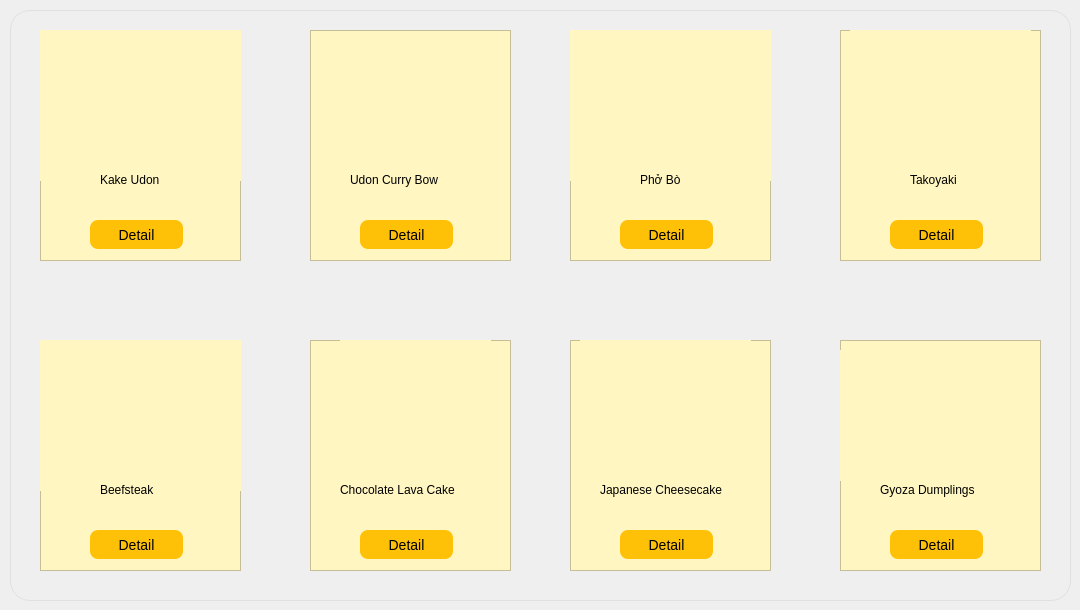
   <widget class="QWidget" name="home">
    <widget class="QPushButton" name="pushButton_3">
     <property name="geometry">
      <rect>
       <x>10</x>
       <y>10</y>
       <width>1061</width>
       <height>591</height>
      </rect>
     </property>
     <property name="styleSheet">
      <string notr="true">    background: qlineargradient(
        x1: 0, y1: 0,
        x2: 0, y2: 1,
        stop: 0 #ffffff,         /* top: white */
        stop: 1 #f5f5f5          /* bottom: very light grey */
    );
    border-radius: 20px;
    border: 1px solid #e0e0e0;  /* optional subtle border */
</string>
     </property>
     <property name="text">
      <string/>
     </property>
    </widget>
    <widget class="QFrame" name="frame_2">
     <property name="geometry">
      <rect>
       <x>40</x>
       <y>30</y>
       <width>201</width>
       <height>231</height>
      </rect>
     </property>
     <property name="styleSheet">
      <string notr="true">    background: rgb(255, 246, 194)
</string>
     </property>
     <property name="frameShape">
      <enum>QFrame::Shape::StyledPanel</enum>
     </property>
     <property name="frameShadow">
      <enum>QFrame::Shadow::Raised</enum>
     </property>
     <widget class="QLabel" name="label_6">
      <property name="geometry">
       <rect>
        <x>-20</x>
        <y>0</y>
        <width>231</width>
        <height>151</height>
       </rect>
      </property>
      <property name="styleSheet">
       <string notr="true"/>
      </property>
      <property name="text">
       <string/>
      </property>
      <property name="pixmap">
       <pixmap>../../../../../Downloads/kake_udone-removebg-preview.png</pixmap>
      </property>
      <property name="scaledContents">
       <bool>true</bool>
      </property>
     </widget>
     <widget class="QLabel" name="label_7">
      <property name="geometry">
       <rect>
        <x>60</x>
        <y>140</y>
        <width>91</width>
        <height>20</height>
       </rect>
      </property>
      <property name="styleSheet">
       <string notr="true">font: 700 9pt &quot;Segoe UI&quot;;
background-color: none</string>
      </property>
      <property name="text">
       <string>Kake Udon</string>
      </property>
     </widget>
     <widget class="QPushButton" name="pushButton_5">
      <property name="geometry">
       <rect>
        <x>50</x>
        <y>190</y>
        <width>93</width>
        <height>29</height>
       </rect>
      </property>
      <property name="styleSheet">
       <string notr="true">background-color: #FFC107;  /* Bright yellow */
    color: #000000;             /* Black text */
    font-size: 14px;
    border: none;
    border-radius: 8px;         /* Rounded corners */
    padding: 5px 0;</string>
      </property>
      <property name="text">
       <string>Detail</string>
      </property>
     </widget>
     <widget class="QPushButton" name="pushButton_4">
      <property name="geometry">
       <rect>
        <x>50</x>
        <y>160</y>
        <width>93</width>
        <height>29</height>
       </rect>
      </property>
      <property name="styleSheet">
       <string notr="true">background: none;
border: none;</string>
      </property>
      <property name="text">
       <string/>
      </property>
      <property name="icon">
       <iconset>
        <normaloff>../../../../../Downloads/star-solid.svg</normaloff>../../../../../Downloads/star-solid.svg</iconset>
      </property>
     </widget>
     <widget class="QPushButton" name="pushButton_6">
      <property name="geometry">
       <rect>
        <x>70</x>
        <y>160</y>
        <width>93</width>
        <height>29</height>
       </rect>
      </property>
      <property name="styleSheet">
       <string notr="true">background: none;
border: none;</string>
      </property>
      <property name="text">
       <string/>
      </property>
      <property name="icon">
       <iconset>
        <normaloff>../../../../../Downloads/star-solid.svg</normaloff>../../../../../Downloads/star-solid.svg</iconset>
      </property>
     </widget>
     <widget class="QPushButton" name="pushButton_7">
      <property name="geometry">
       <rect>
        <x>30</x>
        <y>160</y>
        <width>93</width>
        <height>29</height>
       </rect>
      </property>
      <property name="styleSheet">
       <string notr="true">background: none;
border: none;</string>
      </property>
      <property name="text">
       <string/>
      </property>
      <property name="icon">
       <iconset>
        <normaloff>../../../../../Downloads/star-solid.svg</normaloff>../../../../../Downloads/star-solid.svg</iconset>
      </property>
     </widget>
    </widget>
    <widget class="QFrame" name="frame_3">
     <property name="geometry">
      <rect>
       <x>310</x>
       <y>30</y>
       <width>201</width>
       <height>231</height>
      </rect>
     </property>
     <property name="styleSheet">
      <string notr="true">    background: rgb(255, 246, 194)
</string>
     </property>
     <property name="frameShape">
      <enum>QFrame::Shape::StyledPanel</enum>
     </property>
     <property name="frameShadow">
      <enum>QFrame::Shadow::Raised</enum>
     </property>
     <widget class="QLabel" name="label_9">
      <property name="geometry">
       <rect>
        <x>40</x>
        <y>140</y>
        <width>121</width>
        <height>20</height>
       </rect>
      </property>
      <property name="styleSheet">
       <string notr="true">font: 700 9pt &quot;Segoe UI&quot;;
background-color: none</string>
      </property>
      <property name="text">
       <string>Udon Curry Bow</string>
      </property>
     </widget>
     <widget class="QPushButton" name="pushButton_8">
      <property name="geometry">
       <rect>
        <x>50</x>
        <y>190</y>
        <width>93</width>
        <height>29</height>
       </rect>
      </property>
      <property name="styleSheet">
       <string notr="true">background-color: #FFC107;  /* Bright yellow */
    color: #000000;             /* Black text */
    font-size: 14px;
    border: none;
    border-radius: 8px;         /* Rounded corners */
    padding: 5px 0;</string>
      </property>
      <property name="text">
       <string>Detail</string>
      </property>
     </widget>
     <widget class="QPushButton" name="pushButton_9">
      <property name="geometry">
       <rect>
        <x>50</x>
        <y>160</y>
        <width>93</width>
        <height>29</height>
       </rect>
      </property>
      <property name="styleSheet">
       <string notr="true">background: none;
border: none;</string>
      </property>
      <property name="text">
       <string/>
      </property>
      <property name="icon">
       <iconset>
        <normaloff>../../../../../Downloads/star-solid.svg</normaloff>../../../../../Downloads/star-solid.svg</iconset>
      </property>
     </widget>
     <widget class="QPushButton" name="pushButton_10">
      <property name="geometry">
       <rect>
        <x>70</x>
        <y>160</y>
        <width>93</width>
        <height>29</height>
       </rect>
      </property>
      <property name="styleSheet">
       <string notr="true">background: none;
border: none;</string>
      </property>
      <property name="text">
       <string/>
      </property>
      <property name="icon">
       <iconset>
        <normaloff>../../../../../Downloads/star-solid.svg</normaloff>../../../../../Downloads/star-solid.svg</iconset>
      </property>
     </widget>
     <widget class="QPushButton" name="pushButton_11">
      <property name="geometry">
       <rect>
        <x>30</x>
        <y>160</y>
        <width>93</width>
        <height>29</height>
       </rect>
      </property>
      <property name="styleSheet">
       <string notr="true">background: none;
border: none;</string>
      </property>
      <property name="text">
       <string/>
      </property>
      <property name="icon">
       <iconset>
        <normaloff>../../../../../Downloads/star-solid.svg</normaloff>../../../../../Downloads/star-solid.svg</iconset>
      </property>
     </widget>
     <widget class="QLabel" name="label_8">
      <property name="enabled">
       <bool>true</bool>
      </property>
      <property name="geometry">
       <rect>
        <x>30</x>
        <y>-20</y>
        <width>141</width>
        <height>191</height>
       </rect>
      </property>
      <property name="styleSheet">
       <string notr="true">background-color: none</string>
      </property>
      <property name="text">
       <string/>
      </property>
      <property name="pixmap">
       <pixmap>../../../../../Downloads/Curry-Udon-2-IV-removebg-preview.png</pixmap>
      </property>
      <property name="scaledContents">
       <bool>true</bool>
      </property>
     </widget>
    </widget>
    <widget class="QFrame" name="frame_4">
     <property name="geometry">
      <rect>
       <x>570</x>
       <y>30</y>
       <width>201</width>
       <height>231</height>
      </rect>
     </property>
     <property name="styleSheet">
      <string notr="true">    background: rgb(255, 246, 194)
</string>
     </property>
     <property name="frameShape">
      <enum>QFrame::Shape::StyledPanel</enum>
     </property>
     <property name="frameShadow">
      <enum>QFrame::Shadow::Raised</enum>
     </property>
     <widget class="QLabel" name="label_10">
      <property name="geometry">
       <rect>
        <x>-20</x>
        <y>-10</y>
        <width>241</width>
        <height>161</height>
       </rect>
      </property>
      <property name="styleSheet">
       <string notr="true"/>
      </property>
      <property name="text">
       <string/>
      </property>
      <property name="pixmap">
       <pixmap>../../../../../Downloads/istockphoto-1028123408-612x612-removebg-preview.png</pixmap>
      </property>
      <property name="scaledContents">
       <bool>true</bool>
      </property>
     </widget>
     <widget class="QLabel" name="label_11">
      <property name="geometry">
       <rect>
        <x>70</x>
        <y>140</y>
        <width>91</width>
        <height>20</height>
       </rect>
      </property>
      <property name="styleSheet">
       <string notr="true">font: 700 9pt &quot;Segoe UI&quot;;
background-color: none</string>
      </property>
      <property name="text">
       <string>Phở Bò</string>
      </property>
     </widget>
     <widget class="QPushButton" name="btn_detail">
      <property name="geometry">
       <rect>
        <x>50</x>
        <y>190</y>
        <width>93</width>
        <height>29</height>
       </rect>
      </property>
      <property name="styleSheet">
       <string notr="true">background-color: #FFC107;  /* Bright yellow */
    color: #000000;             /* Black text */
    font-size: 14px;
    border: none;
    border-radius: 8px;         /* Rounded corners */
    padding: 5px 0;</string>
      </property>
      <property name="text">
       <string>Detail</string>
      </property>
     </widget>
     <widget class="QPushButton" name="pushButton_13">
      <property name="geometry">
       <rect>
        <x>50</x>
        <y>160</y>
        <width>93</width>
        <height>29</height>
       </rect>
      </property>
      <property name="styleSheet">
       <string notr="true">background: none;
border: none;</string>
      </property>
      <property name="text">
       <string/>
      </property>
      <property name="icon">
       <iconset>
        <normaloff>../../../../../Downloads/star-solid.svg</normaloff>../../../../../Downloads/star-solid.svg</iconset>
      </property>
     </widget>
     <widget class="QPushButton" name="pushButton_14">
      <property name="geometry">
       <rect>
        <x>70</x>
        <y>160</y>
        <width>93</width>
        <height>29</height>
       </rect>
      </property>
      <property name="styleSheet">
       <string notr="true">background: none;
border: none;</string>
      </property>
      <property name="text">
       <string/>
      </property>
      <property name="icon">
       <iconset>
        <normaloff>../../../../../Downloads/star-solid.svg</normaloff>../../../../../Downloads/star-solid.svg</iconset>
      </property>
     </widget>
     <widget class="QPushButton" name="pushButton_15">
      <property name="geometry">
       <rect>
        <x>30</x>
        <y>160</y>
        <width>93</width>
        <height>29</height>
       </rect>
      </property>
      <property name="styleSheet">
       <string notr="true">background: none;
border: none;</string>
      </property>
      <property name="text">
       <string/>
      </property>
      <property name="icon">
       <iconset>
        <normaloff>../../../../../Downloads/star-solid.svg</normaloff>../../../../../Downloads/star-solid.svg</iconset>
      </property>
     </widget>
    </widget>
    <widget class="QFrame" name="frame_5">
     <property name="geometry">
      <rect>
       <x>840</x>
       <y>30</y>
       <width>201</width>
       <height>231</height>
      </rect>
     </property>
     <property name="styleSheet">
      <string notr="true">    background: rgb(255, 246, 194)
</string>
     </property>
     <property name="frameShape">
      <enum>QFrame::Shape::StyledPanel</enum>
     </property>
     <property name="frameShadow">
      <enum>QFrame::Shadow::Raised</enum>
     </property>
     <widget class="QLabel" name="label_12">
      <property name="geometry">
       <rect>
        <x>10</x>
        <y>-10</y>
        <width>181</width>
        <height>161</height>
       </rect>
      </property>
      <property name="styleSheet">
       <string notr="true"/>
      </property>
      <property name="text">
       <string/>
      </property>
      <property name="pixmap">
       <pixmap>../../../../../Downloads/rotated_takoyaki_horizontal-removebg-preview.png</pixmap>
      </property>
      <property name="scaledContents">
       <bool>true</bool>
      </property>
     </widget>
     <widget class="QLabel" name="label_13">
      <property name="geometry">
       <rect>
        <x>70</x>
        <y>140</y>
        <width>91</width>
        <height>20</height>
       </rect>
      </property>
      <property name="styleSheet">
       <string notr="true">font: 700 9pt &quot;Segoe UI&quot;;
background-color: none</string>
      </property>
      <property name="text">
       <string>Takoyaki</string>
      </property>
     </widget>
     <widget class="QPushButton" name="pushButton_16">
      <property name="geometry">
       <rect>
        <x>50</x>
        <y>190</y>
        <width>93</width>
        <height>29</height>
       </rect>
      </property>
      <property name="styleSheet">
       <string notr="true">background-color: #FFC107;  /* Bright yellow */
    color: #000000;             /* Black text */
    font-size: 14px;
    border: none;
    border-radius: 8px;         /* Rounded corners */
    padding: 5px 0;</string>
      </property>
      <property name="text">
       <string>Detail</string>
      </property>
     </widget>
     <widget class="QPushButton" name="pushButton_17">
      <property name="geometry">
       <rect>
        <x>40</x>
        <y>160</y>
        <width>93</width>
        <height>29</height>
       </rect>
      </property>
      <property name="styleSheet">
       <string notr="true">background: none;
border: none;</string>
      </property>
      <property name="text">
       <string/>
      </property>
      <property name="icon">
       <iconset>
        <normaloff>../../../../../Downloads/star-solid.svg</normaloff>../../../../../Downloads/star-solid.svg</iconset>
      </property>
     </widget>
     <widget class="QPushButton" name="pushButton_18">
      <property name="geometry">
       <rect>
        <x>60</x>
        <y>160</y>
        <width>93</width>
        <height>29</height>
       </rect>
      </property>
      <property name="styleSheet">
       <string notr="true">background: none;
border: none;</string>
      </property>
      <property name="text">
       <string/>
      </property>
      <property name="icon">
       <iconset>
        <normaloff>../../../../../Downloads/star-solid.svg</normaloff>../../../../../Downloads/star-solid.svg</iconset>
      </property>
     </widget>
    </widget>
    <widget class="QFrame" name="frame_6">
     <property name="geometry">
      <rect>
       <x>40</x>
       <y>340</y>
       <width>201</width>
       <height>231</height>
      </rect>
     </property>
     <property name="styleSheet">
      <string notr="true">    background: rgb(255, 246, 194)
</string>
     </property>
     <property name="frameShape">
      <enum>QFrame::Shape::StyledPanel</enum>
     </property>
     <property name="frameShadow">
      <enum>QFrame::Shadow::Raised</enum>
     </property>
     <widget class="QLabel" name="label_14">
      <property name="geometry">
       <rect>
        <x>0</x>
        <y>0</y>
        <width>201</width>
        <height>151</height>
       </rect>
      </property>
      <property name="styleSheet">
       <string notr="true"/>
      </property>
      <property name="text">
       <string/>
      </property>
      <property name="pixmap">
       <pixmap>../../../../../Downloads/images-removebg-preview (1).png</pixmap>
      </property>
      <property name="scaledContents">
       <bool>true</bool>
      </property>
     </widget>
     <widget class="QLabel" name="label_15">
      <property name="geometry">
       <rect>
        <x>60</x>
        <y>140</y>
        <width>91</width>
        <height>20</height>
       </rect>
      </property>
      <property name="styleSheet">
       <string notr="true">font: 700 9pt &quot;Segoe UI&quot;;
background-color: none</string>
      </property>
      <property name="text">
       <string>Beefsteak</string>
      </property>
     </widget>
     <widget class="QPushButton" name="pushButton_20">
      <property name="geometry">
       <rect>
        <x>50</x>
        <y>190</y>
        <width>93</width>
        <height>29</height>
       </rect>
      </property>
      <property name="styleSheet">
       <string notr="true">background-color: #FFC107;  /* Bright yellow */
    color: #000000;             /* Black text */
    font-size: 14px;
    border: none;
    border-radius: 8px;         /* Rounded corners */
    padding: 5px 0;</string>
      </property>
      <property name="text">
       <string>Detail</string>
      </property>
     </widget>
     <widget class="QPushButton" name="pushButton_21">
      <property name="geometry">
       <rect>
        <x>70</x>
        <y>160</y>
        <width>93</width>
        <height>29</height>
       </rect>
      </property>
      <property name="styleSheet">
       <string notr="true">background: none;
border: none;</string>
      </property>
      <property name="text">
       <string/>
      </property>
      <property name="icon">
       <iconset>
        <normaloff>../../../../../Downloads/star-solid.svg</normaloff>../../../../../Downloads/star-solid.svg</iconset>
      </property>
     </widget>
     <widget class="QPushButton" name="pushButton_23">
      <property name="geometry">
       <rect>
        <x>30</x>
        <y>160</y>
        <width>93</width>
        <height>29</height>
       </rect>
      </property>
      <property name="styleSheet">
       <string notr="true">background: none;
border: none;</string>
      </property>
      <property name="text">
       <string/>
      </property>
      <property name="icon">
       <iconset>
        <normaloff>../../../../../Downloads/star-solid.svg</normaloff>../../../../../Downloads/star-solid.svg</iconset>
      </property>
     </widget>
     <widget class="QPushButton" name="pushButton_24">
      <property name="geometry">
       <rect>
        <x>50</x>
        <y>160</y>
        <width>93</width>
        <height>29</height>
       </rect>
      </property>
      <property name="styleSheet">
       <string notr="true">background: none;
border: none;</string>
      </property>
      <property name="text">
       <string/>
      </property>
      <property name="icon">
       <iconset>
        <normaloff>../../../../../Downloads/star-solid.svg</normaloff>../../../../../Downloads/star-solid.svg</iconset>
      </property>
     </widget>
    </widget>
    <widget class="QFrame" name="frame_7">
     <property name="geometry">
      <rect>
       <x>310</x>
       <y>340</y>
       <width>201</width>
       <height>231</height>
      </rect>
     </property>
     <property name="styleSheet">
      <string notr="true">    background: rgb(255, 246, 194)
</string>
     </property>
     <property name="frameShape">
      <enum>QFrame::Shape::StyledPanel</enum>
     </property>
     <property name="frameShadow">
      <enum>QFrame::Shadow::Raised</enum>
     </property>
     <widget class="QLabel" name="label_17">
      <property name="geometry">
       <rect>
        <x>30</x>
        <y>140</y>
        <width>151</width>
        <height>20</height>
       </rect>
      </property>
      <property name="styleSheet">
       <string notr="true">font: 700 9pt &quot;Segoe UI&quot;;
background-color: none</string>
      </property>
      <property name="text">
       <string>Chocolate Lava Cake</string>
      </property>
     </widget>
     <widget class="QPushButton" name="pushButton_19">
      <property name="geometry">
       <rect>
        <x>50</x>
        <y>190</y>
        <width>93</width>
        <height>29</height>
       </rect>
      </property>
      <property name="styleSheet">
       <string notr="true">background-color: #FFC107;  /* Bright yellow */
    color: #000000;             /* Black text */
    font-size: 14px;
    border: none;
    border-radius: 8px;         /* Rounded corners */
    padding: 5px 0;</string>
      </property>
      <property name="text">
       <string>Detail</string>
      </property>
     </widget>
     <widget class="QPushButton" name="pushButton_22">
      <property name="geometry">
       <rect>
        <x>40</x>
        <y>160</y>
        <width>93</width>
        <height>29</height>
       </rect>
      </property>
      <property name="styleSheet">
       <string notr="true">background: none;
border: none;</string>
      </property>
      <property name="text">
       <string/>
      </property>
      <property name="icon">
       <iconset>
        <normaloff>../../../../../Downloads/star-solid.svg</normaloff>../../../../../Downloads/star-solid.svg</iconset>
      </property>
     </widget>
     <widget class="QPushButton" name="pushButton_25">
      <property name="geometry">
       <rect>
        <x>60</x>
        <y>160</y>
        <width>93</width>
        <height>29</height>
       </rect>
      </property>
      <property name="styleSheet">
       <string notr="true">background: none;
border: none;</string>
      </property>
      <property name="text">
       <string/>
      </property>
      <property name="icon">
       <iconset>
        <normaloff>../../../../../Downloads/star-solid.svg</normaloff>../../../../../Downloads/star-solid.svg</iconset>
      </property>
     </widget>
     <widget class="QLabel" name="label_16">
      <property name="geometry">
       <rect>
        <x>30</x>
        <y>0</y>
        <width>151</width>
        <height>131</height>
       </rect>
      </property>
      <property name="text">
       <string/>
      </property>
      <property name="pixmap">
       <pixmap>../../../../../Downloads/Chocolate-Molten-Lava-Cakes-27-1024x1024-removebg-preview.png</pixmap>
      </property>
      <property name="scaledContents">
       <bool>true</bool>
      </property>
     </widget>
    </widget>
    <widget class="QPushButton" name="pushButton_26">
     <property name="geometry">
      <rect>
       <x>960</x>
       <y>290</y>
       <width>93</width>
       <height>29</height>
      </rect>
     </property>
     <property name="styleSheet">
      <string notr="true">background: none;
border: none;</string>
     </property>
     <property name="text">
      <string/>
     </property>
     <property name="icon">
      <iconset>
       <normaloff>../img/arrow-right-solid.svg</normaloff>../img/arrow-right-solid.svg</iconset>
     </property>
     <property name="iconSize">
      <size>
       <width>30</width>
       <height>30</height>
      </size>
     </property>
    </widget>
    <widget class="QFrame" name="frame_8">
     <property name="geometry">
      <rect>
       <x>570</x>
       <y>340</y>
       <width>201</width>
       <height>231</height>
      </rect>
     </property>
     <property name="styleSheet">
      <string notr="true">    background: rgb(255, 246, 194)
</string>
     </property>
     <property name="frameShape">
      <enum>QFrame::Shape::StyledPanel</enum>
     </property>
     <property name="frameShadow">
      <enum>QFrame::Shadow::Raised</enum>
     </property>
     <widget class="QLabel" name="label_18">
      <property name="geometry">
       <rect>
        <x>30</x>
        <y>140</y>
        <width>151</width>
        <height>20</height>
       </rect>
      </property>
      <property name="styleSheet">
       <string notr="true">font: 700 9pt &quot;Segoe UI&quot;;
background-color: none</string>
      </property>
      <property name="text">
       <string>Japanese Cheesecake</string>
      </property>
     </widget>
     <widget class="QPushButton" name="pushButton_27">
      <property name="geometry">
       <rect>
        <x>50</x>
        <y>190</y>
        <width>93</width>
        <height>29</height>
       </rect>
      </property>
      <property name="styleSheet">
       <string notr="true">background-color: #FFC107;  /* Bright yellow */
    color: #000000;             /* Black text */
    font-size: 14px;
    border: none;
    border-radius: 8px;         /* Rounded corners */
    padding: 5px 0;</string>
      </property>
      <property name="text">
       <string>Detail</string>
      </property>
     </widget>
     <widget class="QPushButton" name="pushButton_28">
      <property name="geometry">
       <rect>
        <x>40</x>
        <y>160</y>
        <width>93</width>
        <height>29</height>
       </rect>
      </property>
      <property name="styleSheet">
       <string notr="true">background: none;
border: none;</string>
      </property>
      <property name="text">
       <string/>
      </property>
      <property name="icon">
       <iconset>
        <normaloff>../../../../../Downloads/star-solid.svg</normaloff>../../../../../Downloads/star-solid.svg</iconset>
      </property>
     </widget>
     <widget class="QPushButton" name="pushButton_29">
      <property name="geometry">
       <rect>
        <x>60</x>
        <y>160</y>
        <width>93</width>
        <height>29</height>
       </rect>
      </property>
      <property name="styleSheet">
       <string notr="true">background: none;
border: none;</string>
      </property>
      <property name="text">
       <string/>
      </property>
      <property name="icon">
       <iconset>
        <normaloff>../../../../../Downloads/star-solid.svg</normaloff>../../../../../Downloads/star-solid.svg</iconset>
      </property>
     </widget>
     <widget class="QLabel" name="label_19">
      <property name="geometry">
       <rect>
        <x>10</x>
        <y>0</y>
        <width>171</width>
        <height>141</height>
       </rect>
      </property>
      <property name="text">
       <string/>
      </property>
      <property name="pixmap">
       <pixmap>../../../../../Downloads/cheesecakeeeyy-removebg-preview.png</pixmap>
      </property>
      <property name="scaledContents">
       <bool>true</bool>
      </property>
     </widget>
    </widget>
    <widget class="QFrame" name="frame_9">
     <property name="geometry">
      <rect>
       <x>840</x>
       <y>340</y>
       <width>201</width>
       <height>231</height>
      </rect>
     </property>
     <property name="styleSheet">
      <string notr="true">    background: rgb(255, 246, 194)
</string>
     </property>
     <property name="frameShape">
      <enum>QFrame::Shape::StyledPanel</enum>
     </property>
     <property name="frameShadow">
      <enum>QFrame::Shadow::Raised</enum>
     </property>
     <widget class="QLabel" name="label_20">
      <property name="geometry">
       <rect>
        <x>0</x>
        <y>10</y>
        <width>191</width>
        <height>131</height>
       </rect>
      </property>
      <property name="styleSheet">
       <string notr="true"/>
      </property>
      <property name="text">
       <string/>
      </property>
      <property name="pixmap">
       <pixmap>../../../../../Downloads/gyoza_dumlings.-removebg-preview.png</pixmap>
      </property>
      <property name="scaledContents">
       <bool>true</bool>
      </property>
     </widget>
     <widget class="QLabel" name="label_21">
      <property name="geometry">
       <rect>
        <x>40</x>
        <y>140</y>
        <width>131</width>
        <height>20</height>
       </rect>
      </property>
      <property name="styleSheet">
       <string notr="true">font: 700 9pt &quot;Segoe UI&quot;;
background-color: none</string>
      </property>
      <property name="text">
       <string>Gyoza Dumplings</string>
      </property>
     </widget>
     <widget class="QPushButton" name="pushButton_30">
      <property name="geometry">
       <rect>
        <x>50</x>
        <y>190</y>
        <width>93</width>
        <height>29</height>
       </rect>
      </property>
      <property name="styleSheet">
       <string notr="true">background-color: #FFC107;  /* Bright yellow */
    color: #000000;             /* Black text */
    font-size: 14px;
    border: none;
    border-radius: 8px;         /* Rounded corners */
    padding: 5px 0;</string>
      </property>
      <property name="text">
       <string>Detail</string>
      </property>
     </widget>
     <widget class="QPushButton" name="pushButton_31">
      <property name="geometry">
       <rect>
        <x>50</x>
        <y>160</y>
        <width>93</width>
        <height>29</height>
       </rect>
      </property>
      <property name="styleSheet">
       <string notr="true">background: none;
border: none;</string>
      </property>
      <property name="text">
       <string/>
      </property>
      <property name="icon">
       <iconset>
        <normaloff>../../../../../Downloads/star-solid.svg</normaloff>../../../../../Downloads/star-solid.svg</iconset>
      </property>
     </widget>
     <widget class="QPushButton" name="pushButton_32">
      <property name="geometry">
       <rect>
        <x>70</x>
        <y>160</y>
        <width>93</width>
        <height>29</height>
       </rect>
      </property>
      <property name="styleSheet">
       <string notr="true">background: none;
border: none;</string>
      </property>
      <property name="text">
       <string/>
      </property>
      <property name="icon">
       <iconset>
        <normaloff>../../../../../Downloads/star-solid.svg</normaloff>../../../../../Downloads/star-solid.svg</iconset>
      </property>
     </widget>
     <widget class="QPushButton" name="pushButton_33">
      <property name="geometry">
       <rect>
        <x>30</x>
        <y>160</y>
        <width>93</width>
        <height>29</height>
       </rect>
      </property>
      <property name="styleSheet">
       <string notr="true">background: none;
border: none;</string>
      </property>
      <property name="text">
       <string/>
      </property>
      <property name="icon">
       <iconset>
        <normaloff>../../../../../Downloads/star-solid.svg</normaloff>../../../../../Downloads/star-solid.svg</iconset>
      </property>
     </widget>
    </widget>
   </widget>
